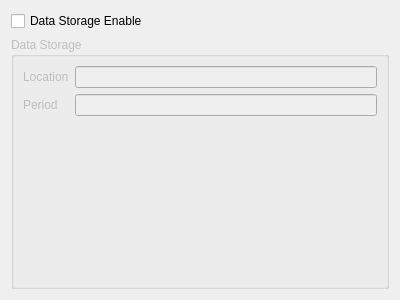
<?xml version="1.0" encoding="UTF-8"?>
<ui version="4.0">
 <class>DataStorageSettingsWidget</class>
 <widget class="QWidget" name="DataStorageSettingsWidget">
  <property name="geometry">
   <rect>
    <x>0</x>
    <y>0</y>
    <width>400</width>
    <height>300</height>
   </rect>
  </property>
  <property name="windowTitle">
   <string>Form</string>
  </property>
  <layout class="QGridLayout" name="gridLayout">
   <item row="0" column="0">
    <widget class="QCheckBox" name="data_storage_enable_check">
     <property name="text">
      <string>Data Storage Enable</string>
     </property>
    </widget>
   </item>
   <item row="1" column="0">
    <widget class="QGroupBox" name="groupBox">
     <property name="enabled">
      <bool>false</bool>
     </property>
     <property name="title">
      <string>Data Storage</string>
     </property>
     <layout class="QGridLayout" name="gridLayout_2">
      <item row="0" column="0">
       <widget class="QLabel" name="save_locat_lbl">
        <property name="text">
         <string>Location</string>
        </property>
       </widget>
      </item>
      <item row="1" column="0">
       <widget class="QLabel" name="save_period_lbl">
        <property name="text">
         <string>Period</string>
        </property>
       </widget>
      </item>
      <item row="1" column="1">
       <widget class="QLineEdit" name="period"/>
      </item>
      <item row="0" column="1">
       <widget class="QLineEdit" name="location"/>
      </item>
      <item row="2" column="1">
       <spacer name="verticalSpacer">
        <property name="orientation">
         <enum>Qt::Orientation::Vertical</enum>
        </property>
        <property name="sizeHint" stdset="0">
         <size>
          <width>20</width>
          <height>40</height>
         </size>
        </property>
       </spacer>
      </item>
     </layout>
    </widget>
   </item>
  </layout>
 </widget>
 <resources/>
 <connections/>
</ui>
